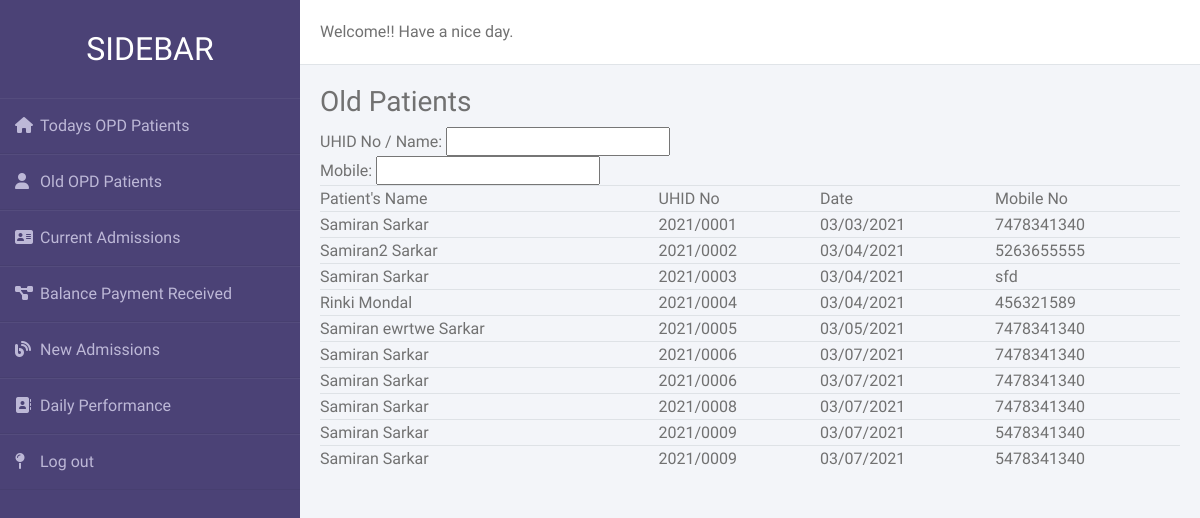
Before: /old-patients/ with the older database file.
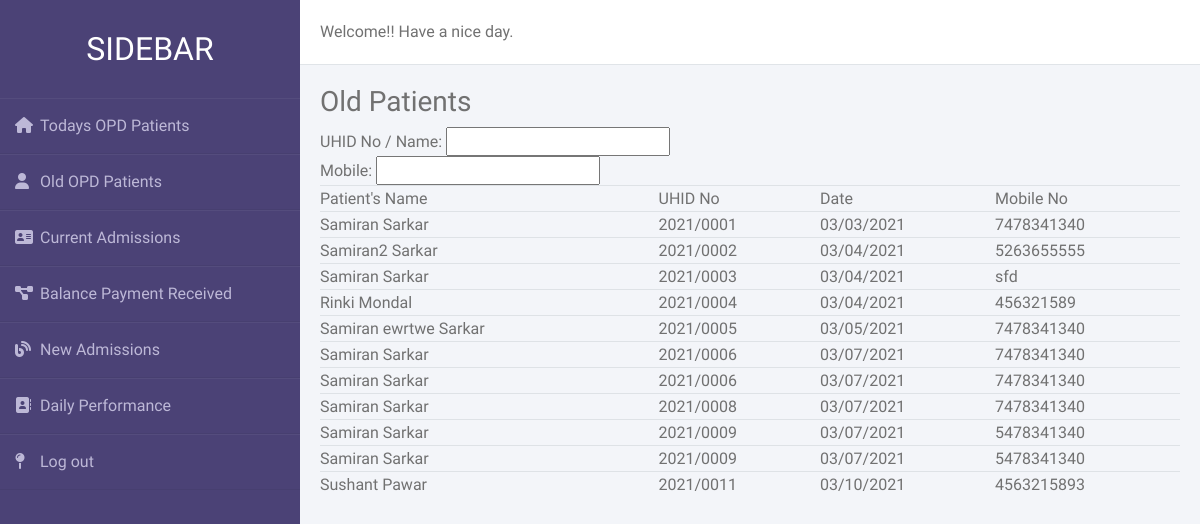
After: the same page with the newer database file.
### users/models.py (models this page shows, shortened)
class Patients(models.Model):
    UhidNo = models.CharField(default=creatUhid, max_length=100)
    title = models.CharField(max_length=10)
    surname = models.CharField(max_length=50)
    firstName = models.CharField(max_length=50)
    middleName = models.CharField(max_length=50, default='', blank=True)
    BirthDate = models.DateField(null=True, blank=True)
    patient_status = models.CharField(max_length=15, default='N', blank=True)
    Age = models.IntegerField(default=0)
    gender = models.CharField(max_length=20)
    address = models.TextField(blank=True)
    tell_no = models.CharField(max_length=10)
    ref_by = models.CharField(max_length=100)
    paymentBy = models.CharField(max_length=10)
    id_proof_name = models.CharField(max_length=100)
    id_prof_details = models.CharField(max_length=20)
    Weight = models.DecimalField(max_digits=10, decimal_places=3, default=0.000)
    created_at = models.DateTimeField(auto_now_add=True)
    created_by = models.CharField(max_length=50, blank=True, null=True)

### pages/views.py (the view)
# urls.py: path('old-patients/', views.old_patients, name='old_patients'),
def old_patients(request):
    context={}
    patients = Patients.objects.all()
    context['patients'] = patients
    context['form'] = PatientsUhiForm()
    return render(request, 'oldPatients.html', context)

### pages/forms.py
class PatientsUhiForm(forms.ModelForm):
    class Meta:
        model = Patients
        fields = ('UhidNo',)

### users/models.py (called while the page is built)
def creatUhid():
    dates = date.today()
    year = dates.year
    total_patients = Patients.objects.filter(created_at__year = year).count()
    if total_patients < 9:
        text = '{0}/000{1}'.format(str(year), str(total_patients+1))
    elif (total_patients <99) and (total_patients >=10):
        text = '{0}/00{1}'.format(str(year), str(total_patients+1))
    elif (total_patients <999 ) and (total_patients >=100):
        text = '{0}/0{1}'.format(str(year), str(total_patients+1))
    else:
        text = '{0}/{1}'.format(str(year), str(total_patients+1))
    return text

### templates/oldPatients.html (shortened to what this page needs)
{% extends './base2.html' %}
{% block content %}
<div>
    <h3>Old Patients</h3>
    UHID No / Name: <input type='text' id='nameornumber'><br>
    Mobile: <input type='text' id='Mobile'>
    <table class="table" id='patientTable'>
        <thead>
            <tr>
                <td scope="col">Patient's Name</td>
                <td scope="col">UHID No</td>
                <td scope="col">Date</td>
                <td scope="col">Mobile No</td>
            </tr>
        </thead>
        <tbody>
            {% for patient in patients %}
            <tr>
                <td> {{ patient.firstName}} {{patient.middleName}} {{patient.surname}} </td>
                <td>{{ patient.UhidNo }}</td>
                <td>{{ patient.created_at|date:"SHORT_DATE_FORMAT" }}</td>
                <td> {{ patient.tell_no}} </td>
            </tr>
            {% endfor %}
        </tbody>
    </table>
</div>
{% endblock %}

Changed rows visible on the page:
added Patients: firstName "Sushant", surname "Pawar", UhidNo "2021/0011", created_at "03/10/2021", tell_no "4563215893"
